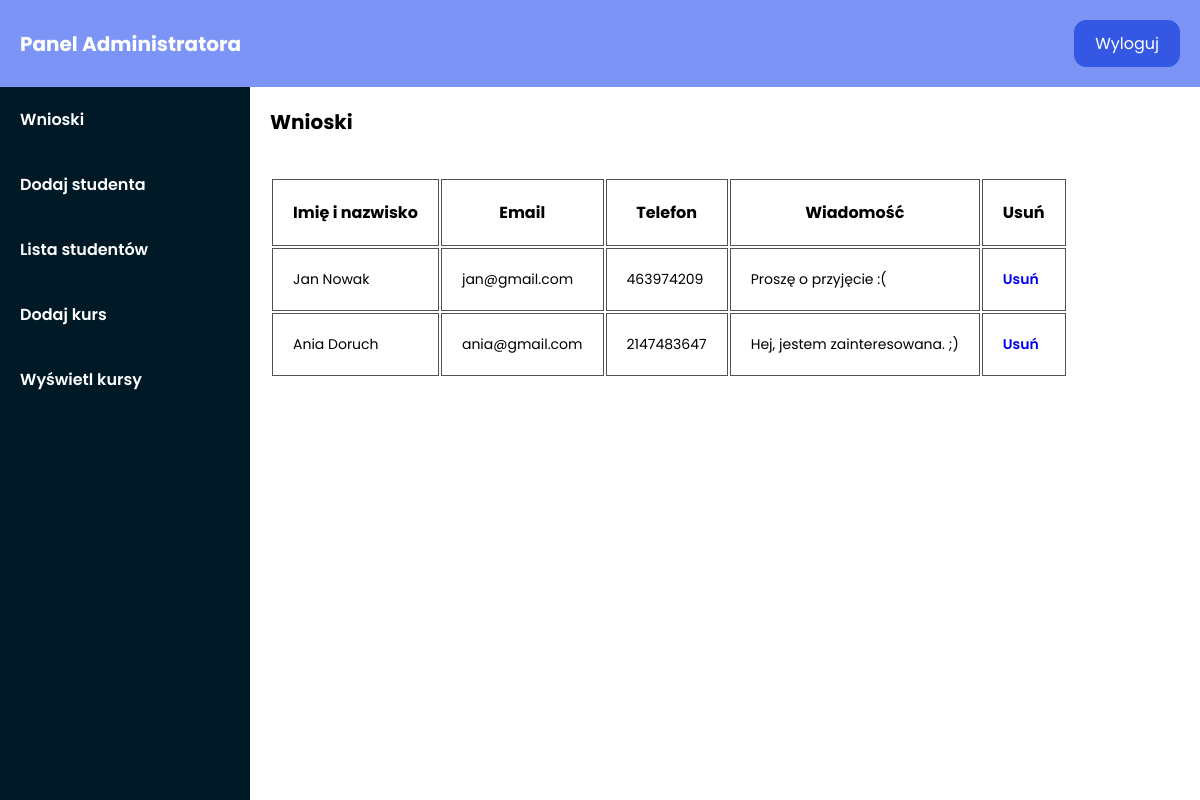
The app's page /php/admission.php (signed in) with its own data.
### tables this page shows
CREATE TABLE `admissions` (
  `id` int(11) NOT NULL,
  `name` varchar(30) DEFAULT NULL,
  `email` varchar(38) DEFAULT NULL,
  `phone` int(20) DEFAULT NULL,
  `message` varchar(50) DEFAULT NULL
);

### php/admission.php (the view, shortened to what this page needs)
<?php
    $host="localhost";
    $user="root";
    $password="";
    $db="school";
    $data=mysqli_connect($host,$user,$password,$db);
    $sql="SELECT * FROM admissions";
    $result=mysqli_query($data,$sql);
?>
<!DOCTYPE html>
<html lang="pl">
<head>
    <link rel="stylesheet" href="../css/adminhome.css">
</head>
<body>
    <?php
    include 'admin_sidebar.php';
    ?>
    <div class="dashboard">
        <h1>Wnioski</h1>
        <table>
            <tr>
                <th>Imię i nazwisko</th>
                <th>Email</th>
                <th>Telefon</th>
                <th>Wiadomość</th>
                <th>Usuń</th>
            </tr>
            <?php
                while($info=$result->fetch_assoc())
                {
            ?>
            <tr>
                <td>
                    <?php echo "{$info['name']}"; ?>
                </td>
                <td>
                    <?php echo "{$info['email']}"; ?>
                </td>
                <td>
                    <?php echo "{$info['phone']}"; ?>
                </td>
                <td>
                    <?php echo "{$info['message']}"; ?>
                </td>
                <td>
                    <?php echo "<a onClick=\"javascript:return confirm('Na pewno chcesz usunąć ?'); \" href='delete_admission.php?admission_id={$info['id']}'>Usuń</a>"; ?>
                </td>
            </tr>
            <?php
                }
            ?>
        </table>
    </div>
    </main>
    </section>
</body>
</html>

### css/adminhome.css (style rules this page uses)
* { -webkit-box-sizing: border-box; box-sizing: border-box; text-decoration: none; list-style: none; margin: 0; padding: 0; font-size: 10px; font-family: "Poppins", sans-serif; }
.admin-home main .dashboard { overflow-x: auto; }
.admin-home main .dashboard h1 { padding: 2rem; font-size: 2rem; }
.admin-home main .dashboard table { padding: 2rem; }
.admin-home main .dashboard table tr th { border: 1px solid #525252; padding: 2rem; font-size: 1.6rem; }
.admin-home main .dashboard table tr td { border: 1px solid #525252; padding: 2rem; font-size: 1.4rem; }
.admin-home main .dashboard table tr td a, .admin-home main .dashboard table tr td p { font-size: 1.4rem; }
.admin-home main .dashboard table tr td a { font-weight: 600; }
@media all and (min-width: 1024px) { .admin-home main .dashboard { width: 100%; height: calc(100vh - 87px); } }
.dashboard h1 { font-size: 2rem; }

### records on screen
admissions: name "Jan Nowak", email "jan@gmail.com", phone "463974209", message "Proszę o przyjęcie :("
admissions: name "Ania Doruch", email "ania@gmail.com", phone "2147483647", message "Hej, jestem zainteresowana. ;)"
